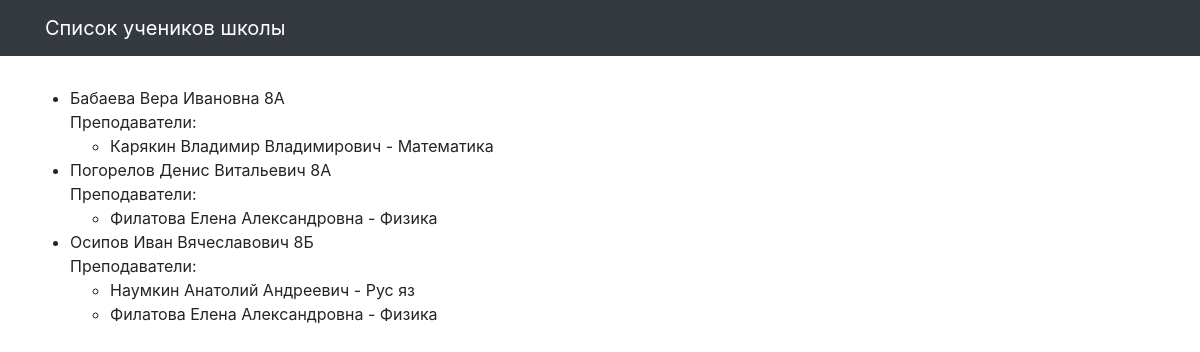
The page / on the database its author committed.
### school/models.py (models this page shows, shortened)
class Student(models.Model):
    name = models.CharField(max_length=30, verbose_name='Имя')
    teacher = models.ManyToManyField(Teacher, related_name='students', verbose_name='Учитель')
    group = models.CharField(max_length=10, verbose_name='Класс')
    class Meta:
        verbose_name = 'Ученик'
        verbose_name_plural = 'Ученики'

class Teacher(models.Model):
    name = models.CharField(max_length=30, verbose_name='Имя')
    subject = models.CharField(max_length=10, verbose_name='Предмет')
    class Meta:
        verbose_name = 'Учитель'
        verbose_name_plural = 'Учителя'

### school/views.py (the view)
# urls.py: path('', students_list, name='students'),
def students_list(request):
    template = 'school/students_list.html'
    ordering = 'group'
    students = Student.objects.order_by(ordering).prefetch_related('teacher')
    object_list = []
    for s in students:
        teachers = []
        for t in s.teacher.all():
            teachers.append({'name': t.name, 'subject': t.subject})
        object_list.append({'name': s.name, 'group': s.group, 'teachers': teachers})
    context = {
        'object_list': object_list
    }
    return render(request, template, context)

### templates/school/students_list.html (shortened to what this page needs)
{% extends "school/base.html" %}
{% load static %}
{% block content %}
<div class="row">
  <ul>
  {% for student in object_list %}
    <li>{{ student.name }} {{ student.group }} <br>
      Преподаватели:
      <ul>
        {% for teacher in student.teachers %}
          <li>{{ teacher.name }} - {{ teacher.subject }}</li>
        {% endfor %}
      </ul>
    </li>
  {% endfor %}
  </ul>
</div>
{% endblock %}

### templates/school/base.html (shortened to what this page needs)
<!DOCTYPE html>
{% load static %}
<html>
  <head>
    <link href="{% static  "css/bootstrap.min.css"  %}" rel="stylesheet">
    <link href="{% static  "css/3-col-portfolio.css" %}" rel="stylesheet">
  </head>
  <body>
    <nav class="navbar navbar-expand-lg navbar-dark bg-dark fixed-top">
      <div class="container">
        <a class="navbar-brand" href="#">Список учеников школы</a>
      </div>
    </nav>
    <div class="container">{% block content %}{% endblock %}</div>
  </body>
</html>

### static/css/3-col-portfolio.css (style rules this page uses)
body { padding-top: 84px; padding-bottom: 84px; }
@media (min-width: 992px) { body { padding-top: 86px; padding-bottom: 86px; } }

### rows shown on the page
Student: name "Бабаева Вера Ивановна", group "8А"
Teacher: name "Карякин Владимир Владимирович", subject "Математика"
Student: name "Погорелов Денис Витальевич", group "8А"
Teacher: name "Филатова Елена Александровна" "Филатова Елена Александровна", subject "Физика" "Физика"
Student: name "Осипов Иван Вячеславович", group "8Б"
Teacher: name "Наумкин Анатолий Андреевич", subject "Рус яз"
